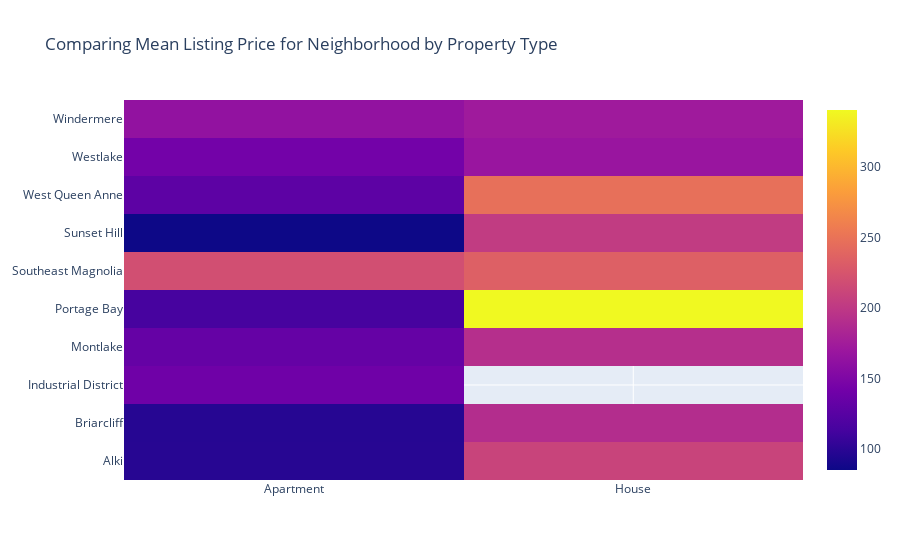

The notebook cell saved with this chart:
### Markdown cell above
Judging by the stacked bar chart above, the ‘House’ and ‘Apartment’ property types are the majority of listings and most representative of whats available on the market for these neighborhoods.

My initial intuition was that Houses would be more expensive than Apartments on average. This turned out to be the case as the heatmap below illustrates.

### Code cell
# create a heat map showing the mean prices for the two most common property types
property_types = ['House', 'Apartment'] 

# transform data to group it properly to for the heatmap visualization using plotly
heatmap_filtered_df = pd.DataFrame(listings.loc[listings['neighbourhood_cleansed'].isin(top_10) & listings['property_type'].isin(property_types)].groupby(['neighbourhood_cleansed', 'property_type']).mean()['price']).reset_index()

heatmap_group = heatmap_filtered_df.groupby('neighbourhood_cleansed')
heatmap_df = pd.DataFrame(heatmap_group.apply(lambda x: x['price'].unique())) # creates a row for each neighborhood with an array of mean prices by property type

heatmap_df.columns = ['price']

heatmap_price= heatmap_df.price.tolist()

heatmap_index = heatmap_df.index.tolist()

heatmap_trace = go.Heatmap(
    z = heatmap_price,
    x = ['Apartment', 'House'],
    y = heatmap_index
)
heatmap_data = [heatmap_trace]


heatmap_layout = dict(title = 'Comparing Mean Listing Price for Neighborhood by Property Type',
              xaxis= dict(automargin = True),
              yaxis = dict(automargin = True)           
             )
heatmap_fig = go.Figure(data=heatmap_trace, layout = heatmap_layout)


heatmap_fig.show()

### Figure 1 — Plotly figure (JSON) as saved in the notebook; plotly's stock layout.template omitted (floating-point values rounded to 4 significant figures)
{"data": [{"type": "heatmap", "x": ["Apartment", "House"], "y": ["Alki", "Briarcliff", "Industrial District", "Montlake", "Portage Bay", "Southeast Magnolia", "Sunset Hill", "West Queen Anne", "Westlake", "Windermere"], "z": [[97.92, 210.1], [97.5, 189.8], [140], [133.3, 191.5], [113.8, 340.3], [219.6, 234.1], [85, 202.9], [128.2, 247.4], [142.4, 168], [163.3, 172.7]]}], "layout": {"title": {"text": "Comparing Mean Listing Price for Neighborhood by Property Type"}, "xaxis": {"automargin": true}, "yaxis": {"automargin": true}}}
